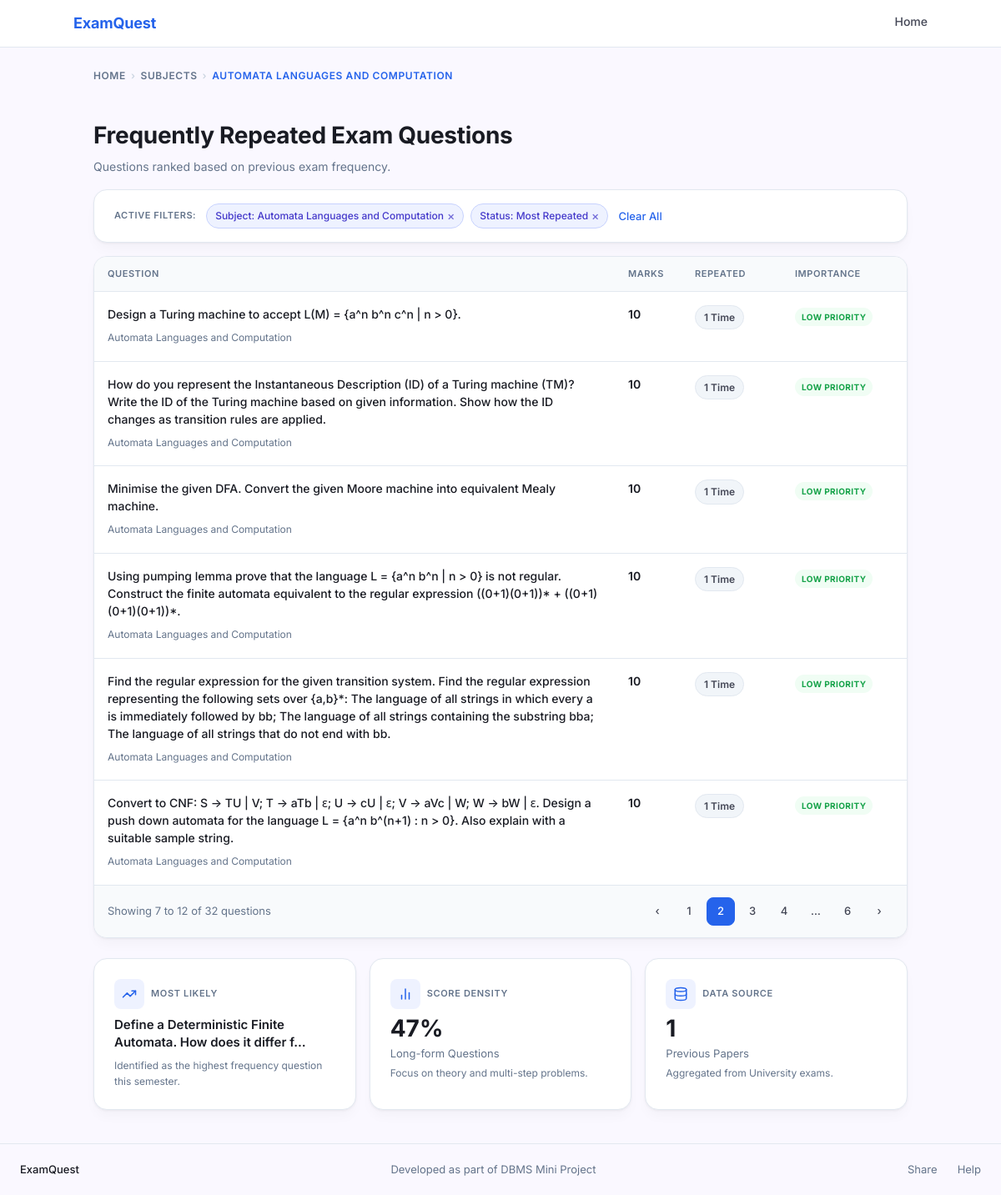
The page /questions.php?subject_id=1&page=2 on the database its author committed.
### tables this page shows
CREATE TABLE subject (
    subject_id   INT AUTO_INCREMENT PRIMARY KEY,
    subject_name VARCHAR(200) NOT NULL,
    semester     VARCHAR(10)  NOT NULL,
    subject_type VARCHAR(50)  NOT NULL DEFAULT 'Core Subject',
    syllabus_id  INT NOT NULL,
    branch_id    INT NOT NULL,
    UNIQUE KEY uq_subject (subject_name(150), semester, syllabus_id, branch_id),
    FOREIGN KEY (syllabus_id) REFERENCES syllabus(syllabus_id) ON DELETE CASCADE,
    FOREIGN KEY (branch_id)   REFERENCES branch(branch_id)     ON DELETE CASCADE
);

CREATE TABLE questions (
    question_id   INT AUTO_INCREMENT PRIMARY KEY,
    subject_id    INT         NOT NULL,
    question_text MEDIUMTEXT  NOT NULL,
    marks         INT         NOT NULL DEFAULT 0,
    frequency     INT         NOT NULL DEFAULT 1,
    UNIQUE KEY uq_question (subject_id, question_text(500)),
    FOREIGN KEY (subject_id) REFERENCES subject(subject_id) ON DELETE CASCADE
);

### questions.php (the view, shortened to what this page needs)
<?php
require_once 'db.php';
$subject_id  = intval($_GET['subject_id']  ?? 0);
$syllabus_id = intval($_GET['syllabus_id'] ?? 0);
$branch_id   = intval($_GET['branch_id']   ?? 0);
$semester    = trim($_GET['semester']       ?? '');
$page        = max(1, intval($_GET['page'] ?? 1));
$stmt = $conn->prepare('
    SELECT s.subject_name, s.semester, s.subject_type,
           sy.regulation_year, b.branch_name,
           s.syllabus_id, s.branch_id
    FROM subject s
    JOIN syllabus sy ON sy.syllabus_id = s.syllabus_id
    JOIN branch   b  ON b.branch_id   = s.branch_id
    WHERE s.subject_id = ?
');
$stmt->bind_param('i', $subject_id);
$stmt->execute();
$subject_info = $stmt->get_result()->fetch_assoc();
if ($syllabus_id <= 0) $syllabus_id = intval($subject_info['syllabus_id']);
if ($branch_id   <= 0) $branch_id   = intval($subject_info['branch_id']);
if ($semester === '')  $semester    = $subject_info['semester'];
$stmt = $conn->prepare('SELECT COUNT(*) AS total FROM questions WHERE subject_id = ?');
$stmt->bind_param('i', $subject_id);
$stmt->execute();
$total_questions = intval($stmt->get_result()->fetch_assoc()['total']);
$total_pages = $total_questions > 0 ? (int)ceil($total_questions / PER_PAGE) : 1;
$page = min($page, $total_pages);
$offset = ($page - 1) * PER_PAGE;
$stmt = $conn->prepare('
    SELECT question_id, question_text, marks, frequency
    FROM questions
    WHERE subject_id = ?
    ORDER BY frequency DESC, marks DESC
    LIMIT ? OFFSET ?
');
$per_page = PER_PAGE;
$stmt->bind_param('iii', $subject_id, $per_page, $offset);
$stmt->execute();
$questions_result = $stmt->get_result();
$questions = [];
while ($row = $questions_result->fetch_assoc()) {
    $questions[] = $row;
}
function getImportance(int $freq): array {
    return              ['label' => 'LOW PRIORITY',         'class' => 'badge--green'];
}
function getRepeatedLabel(int $freq): string {
    return $freq === 1 ? '1 Time' : $freq . ' Times';
}
$stmt = $conn->prepare('SELECT COUNT(*) AS cnt FROM questions WHERE subject_id = ? AND marks >= 10');
$stmt->bind_param('i', $subject_id);
$stmt->execute();
$long_form_count = intval($stmt->get_result()->fetch_assoc()['cnt']);
$long_form_pct = $total_questions > 0 ? round(($long_form_count / $total_questions) * 100) : 0;
$stmt = $conn->prepare('SELECT MAX(frequency) AS max_freq FROM questions WHERE subject_id = ?');
$stmt->bind_param('i', $subject_id);
$stmt->execute();
$max_freq = intval($stmt->get_result()->fetch_assoc()['max_freq']);
$stmt = $conn->prepare('SELECT question_text FROM questions WHERE subject_id = ? ORDER BY frequency DESC LIMIT 1');
$stmt->bind_param('i', $subject_id);
$stmt->execute();
$top_row = $stmt->get_result()->fetch_assoc();
$top_topic = $top_row ? (strlen($top_row['question_text']) > 60 ? substr($top_row['question_text'], 0, 60) . '…' : $top_row['question_text']) : 'N/A';
function pageUrl(int $p): string {
    $params = $_GET;
    $params['page'] = $p;
    return '?' . http_build_query($params);
}
?>
<!DOCTYPE html>
<html lang="en">
<head>
    <link rel="stylesheet" href="style.css">
</head>
<body>
<nav class="nav">
    <div class="nav__inner">
        <a href="index.php" class="nav__brand">ExamQuest</a>
        <div class="nav__links">
            <a href="index.php">Home</a>
        </div>
    </div>
</nav>
<main>
    <div class="container questions-layout">
        <nav class="breadcrumb" aria-label="Breadcrumb">
            <a href="index.php">Home</a>
            <span class="breadcrumb__sep">›</span>
            <a href="subject.php?syllabus_id=<?= $syllabus_id ?>&branch_id=<?= $branch_id ?>&semester=<?= urlencode($semester) ?>">Subjects</a>
            <span class="breadcrumb__sep">›</span>
            <span class="breadcrumb__current"><?= htmlspecialchars(strtoupper($subject_info['subject_name']), ENT_QUOTES, 'UTF-8') ?></span>
        </nav>
        <div class="page-header">
            <div>
                <h1>Frequently Repeated Exam Questions</h1>
                <p>Questions ranked based on previous exam frequency.</p>
            </div>
        </div>
        <div class="card active-filters">
            <span class="active-filters__label">Active Filters:</span>
            <span class="chip">Subject: <?= htmlspecialchars($subject_info['subject_name'], ENT_QUOTES, 'UTF-8') ?> <a href="subject.php?syllabus_id=<?= $syllabus_id ?>&branch_id=<?= $branch_id ?>&semester=<?= urlencode($semester) ?>">×</a></span>
            <span class="chip">Status: Most Repeated <a href="<?= pageUrl(1) ?>">×</a></span>
            <a href="subject.php?syllabus_id=<?= $syllabus_id ?>&branch_id=<?= $branch_id ?>&semester=<?= urlencode($semester) ?>" class="link--clear">Clear All</a>
        </div>
        <?php if (empty($questions)): ?>
        <div class="card" style="text-align:center;padding:48px;color:var(--color-secondary-text);">
            <p>No questions available for this subject yet.</p>
            <a href="admin.php" class="btn btn--primary" style="margin-top:16px;">Add Questions</a>
        </div>
        <?php else: ?>
        <div class="card question-table">
            <table>
                <thead>
                    <tr>
                        <th>Question</th>
                        <th style="width:80px;">Marks</th>
                        <th style="width:120px;">Repeated</th>
                        <th style="width:150px;">Importance</th>
                    </tr>
                </thead>
                <tbody>
                    <?php foreach ($questions as $i => $q):
                          $imp = getImportance(intval($q['frequency']));
                    ?>
                    <tr>
                        <td>
                            <p class="question-text"><?= htmlspecialchars($q['question_text'], ENT_QUOTES, 'UTF-8') ?></p>
                            <span class="question-meta">
                                <?= htmlspecialchars($subject_info['subject_name'], ENT_QUOTES, 'UTF-8') ?>
                            </span>
                        </td>
                        <td class="marks-cell"><?= intval($q['marks']) ?></td>
                        <td class="freq-cell">
                            <span class="freq-badge"><?= getRepeatedLabel(intval($q['frequency'])) ?></span>
                        </td>
                        <td class="importance-cell">
                            <span class="badge <?= $imp['class'] ?>"><?= $imp['label'] ?></span>
                        </td>
                    </tr>
                    <?php endforeach; ?>
                </tbody>
            </table>
            <div class="pagination">
                <span class="pagination__info">
                    Showing <?= $offset + 1 ?> to <?= min($offset + PER_PAGE, $total_questions) ?> of <?= $total_questions ?> questions
                </span>
                <div class="pagination__pages">
                    <?php if ($page > 1): ?>
                    <a href="<?= pageUrl($page - 1) ?>" class="page-btn" aria-label="Previous page">‹</a>
                    <?php endif; ?>
                    <?php
                    $window = 2;
                    $shown = [];
                    for ($p = 1; $p <= $total_pages; $p++) {
                        if ($p === 1 || $p === $total_pages || abs($p - $page) <= $window) {
                            $shown[] = $p;
                        }
                    }
                    $prev = null;
                    foreach ($shown as $p):
                        if ($prev !== null && $p - $prev > 1): ?>
                        <span class="page-btn page-btn--ellipsis">…</span>
                    <?php endif; ?>
                    <a href="<?= pageUrl($p) ?>"
                       class="page-btn <?= $p === $page ? 'page-btn--active' : '' ?>"
                       aria-label="Page <?= $p ?>"
                       <?= $p === $page ? 'aria-current="page"' : '' ?>>
                        <?= $p ?>
                    </a>
                    <?php $prev = $p;
                    endforeach; ?>
                    <?php if ($page < $total_pages): ?>
                    <a href="<?= pageUrl($page + 1) ?>" class="page-btn" aria-label="Next page">›</a>
                    <?php endif; ?>
                </div>
            </div>
        </div>
        <?php endif; ?>
        <div class="stats-row">
            <div class="card stat-card">
                <div class="stat-card__header">
                    <div class="stat-card__icon">
                        <svg xmlns="http://www.w3.org/2000/svg" viewBox="0 0 24 24" fill="none" stroke="currentColor" stroke-width="2" stroke-linecap="round" stroke-linejoin="round"><polyline points="22 7 13.5 15.5 8.5 10.5 2 17"/><polyline points="16 7 22 7 22 13"/></svg>
                    </div>
                    <span class="stat-card__eyebrow">Most Likely</span>
                </div>
                <div style="font-size:15px;font-weight:600;color:var(--color-on-surface);line-height:1.4;margin-bottom:4px;">
                    <?= htmlspecialchars(strlen($top_topic) > 80 ? substr($top_topic, 0, 80) . '…' : $top_topic, ENT_QUOTES, 'UTF-8') ?>
                </div>
                <div class="stat-card__note">Identified as the highest frequency question this semester.</div>
            </div>
            <div class="card stat-card">
                <div class="stat-card__header">
                    <div class="stat-card__icon">
                        <svg xmlns="http://www.w3.org/2000/svg" viewBox="0 0 24 24" fill="none" stroke="currentColor" stroke-width="2" stroke-linecap="round" stroke-linejoin="round"><line x1="18" y1="20" x2="18" y2="10"/><line x1="12" y1="20" x2="12" y2="4"/><line x1="6" y1="20" x2="6" y2="14"/></svg>
                    </div>
                    <span class="stat-card__eyebrow">Score Density</span>
                </div>
                <div class="stat-card__value"><?= $long_form_pct ?>%</div>
                <div class="stat-card__label">Long-form Questions</div>
                <div class="stat-card__note">Focus on theory and multi-step problems.</div>
            </div>
            <div class="card stat-card">
                <div class="stat-card__header">
                    <div class="stat-card__icon">
                        <svg xmlns="http://www.w3.org/2000/svg" viewBox="0 0 24 24" fill="none" stroke="currentColor" stroke-width="2" stroke-linecap="round" stroke-linejoin="round"><ellipse cx="12" cy="5" rx="9" ry="3"/><path d="M21 12c0 1.66-4 3-9 3s-9-1.34-9-3"/><path d="M3 5v14c0 1.66 4 3 9 3s9-1.34 9-3V5"/></svg>
                    </div>
                    <span class="stat-card__eyebrow">Data Source</span>
                </div>
                <div class="stat-card__value"><?= $max_freq ?></div>
                <div class="stat-card__label">Previous Papers</div>
                <div class="stat-card__note">Aggregated from University exams.</div>
            </div>
        </div>
    </div>
</main>
<footer class="footer">
    <div class="footer__brand">ExamQuest</div>
    <div class="footer__tagline">Developed as part of DBMS Mini Project</div>
    <div class="footer__links">
        <a href="#">Share</a>
        <a href="#">Help</a>
    </div>
</footer>
</body>
</html>

### rows shown on the page
subject: subject_name "AUTOMATA LANGUAGES AND COMPUTATION", subject_name "Automata Languages and Computation", syllabus "1", branch "2", semester "3"
questions: question_text "Design a Turing machine to accept L(M) = {a^n b^n c^n | n > 0}.", subject.subject_name "Automata Languages and Computation", marks "10", frequency "1 Time", frequency "LOW PRIORITY"
questions: question_text "How do you represent the Instantaneous Description (ID) of a Turing machine (TM)? Write the ID of the Turing machine based on given information. Show how the ID changes as transition rules are applied.", subject.subject_name "Automata Languages and Computation", marks "10", frequency "1 Time", frequency "LOW PRIORITY"
questions: question_text "Minimise the given DFA. Convert the given Moore machine into equivalent Mealy machine.", subject.subject_name "Automata Languages and Computation", marks "10", frequency "1 Time", frequency "LOW PRIORITY"
questions: question_text "Using pumping lemma prove that the language L = {a^n b^n | n > 0} is not regular. Construct the finite automata equivalent to the regular expression ((0+1)(0+1))* + ((0+1)(0+1)(0+1))*.", subject.subject_name "Automata Languages and Computation", marks "10", frequency "1 Time", frequency "LOW PRIORITY"
questions: question_text "Find the regular expression for the given transition system. Find the regular expression representing the following sets over {a,b}*: The language of all strings in which every a is immediately followed by bb; The language of all strings containing the substring bba; The language of all strings that do not end with bb.", subject.subject_name "Automata Languages and Computation", marks "10", frequency "1 Time", frequency "LOW PRIORITY"
questions: question_text "Convert to CNF: S → TU | V; T → aTb | ε; U → cU | ε; V → aVc | W; W → bW | ε. Design a push down automata for the language L = {a^n b^(n+1) : n > 0}. Also explain with a suitable sample string.", subject.subject_name "Automata Languages and Computation", marks "10", frequency "1 Time", frequency "LOW PRIORITY"
questions: question_text "Define a Deterministic Finite Automata. How does it differ f…"

### other values the page prints
$offset + 1 "7"
min($offset + PER_PAGE, $total_questions) "12"
$total_questions "32"
$p "4"
$p "6"
$long_form_pct "47"
$max_freq "1"
